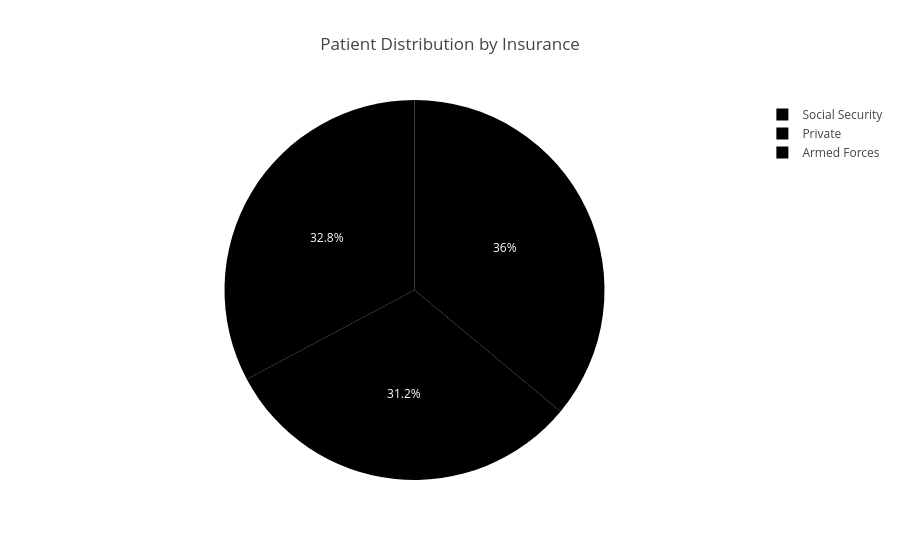

This figure's notebook cell:
### Code cell
fig = px.pie(
    insurance_summary.reset_index(),
    names="insurance_type",
    values="patients",
    title="Patient Distribution by Insurance"
)

fig.show()

### Figure 1 — Plotly figure (JSON) as saved in the notebook; plotly's stock layout.template omitted (floating-point values rounded to 4 significant figures)
{"data": [{"domain": {"x": [0, 1], "y": [0, 1]}, "hovertemplate": "insurance_type=%{label}<br>patients=%{value}<extra></extra>", "labels": ["Armed Forces", "Private", "Social Security"], "legendgroup": "", "name": "", "showlegend": true, "type": "pie", "values": [115, 121, 133]}], "layout": {"legend": {"tracegroupgap": 0}, "title": {"text": "Patient Distribution by Insurance"}}}
